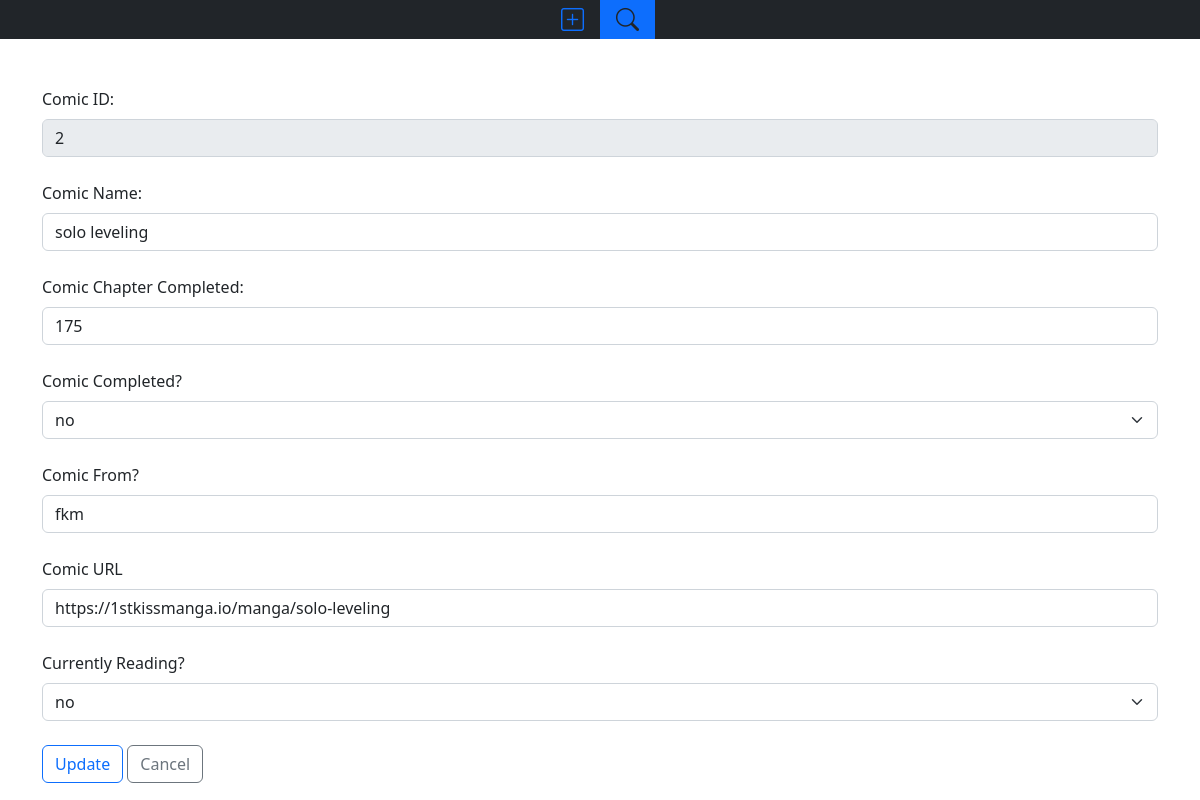
Screenshot of /update/2 with the database file from the repository.
### app.py (models this page shows, shortened)
class comics(db.Model):
    comic_id = db.Column(db.Integer(),primary_key=True)
    comic_name = db.Column(db.String(100),nullable=False)
    comic_chapter_completed = db.Column(db.Integer(),nullable=False)
    comic_completed = db.Column(db.String(5),nullable=False)
    comic_from = db.Column(db.String(10))
    comic_url = db.Column(db.String(100))
    comic_reading = db.Column(db.String(5),nullable=False)
    comic_like = db.Column(db.Integer(),nullable=False)

### app.py (the view)
@app.route('/update/<comicid>')
def updatecomic(comicid):
    query = select(comics).where(comics.comic_id == comicid)
    data = db.session.execute(query)
    return render_template('update.html',data = data.scalars().all()[0])

### templates/update.html (shortened to what this page needs)
{% extends 'navbar.html' %}
{% block add %}"nav-item"{% endblock add %}
{% block addtext %}"nav-link text-primary"{% endblock addtext %}
{% block search %}"nav-item bg-primary"{% endblock search %}
{% block searchtext %}"nav-link text-dark"{% endblock searchtext %}
{% block body %}
<div class="container">
    <div class = "row">
        <div class="col">
<form name="update_form" method="post" action="/doupdate">
    <label class='form-label'>Comic ID: </label><input type="text" name="comic_id_show" class="form-control" value='{{data.comic_id}}' disabled><br>
    <label class='form-label'> Comic Name: </label> <input type="text" name ='comic_name' class='form-control' value='{{data.comic_name}}'><br>
    <label class='form-label'>Comic Chapter Completed:</label> <input type = "number" name="chapter_chap_completed"class='form-control' value={{data.comic_chapter_completed}}><br>
    {% if data.comic_completed == 'no' %}
        <label class='form-label'>Comic Completed?</label>  <select class='form-select' id="scc" onchange="document.getElementById('cc').value = document.getElementById('scc').value;">
        <option value="no" selected >no</option>
    </select><br>{% endif %}
    <label class='form-label'>Comic From?</label> <input type="text" name="comic_from" class='form-control' value={{data.comic_from}}><br>
    <label class='form-label'>Comic URL </label><input type="text" name="comic_url" class='form-control' value={{data.comic_url}}><br>
    {% if data.comic_reading == 'no' %}
    <label class='form-label'>Currently Reading?</label> <select class='form-select' id="scr" onchange="document.getElementById('cr').value = document.getElementById('scr').value;">
        <option value="no" selected>no</option>
    </select><br>
    {% endif %}
    <button type="submit" class="btn btn-outline-primary">Update</button>
    <input type="button" value="Cancel" onclick="history.back()" class="btn btn-outline-secondary">
</form>
</div>
</div>
</div>
{% endblock body %}

### templates/navbar.html (style rules this page uses)
body { overflow: scroll; }

### rows the page displays
comics: comic_id_show "2", comic_name "solo leveling", chapter_chap_completed "175", comic_from "fkm", comic_url "https://1stkissmanga.io/manga/solo-leveling"
